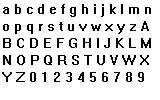
#> input picture visao-computacional/aula05/aprendizagem/lax.bmp, 160 x 100 px
$ python ex1.py
#> lines starting #> are read from the running program, lines starting #| are printed output that depends on the picture; after the words box and inside, x2 and y2 are one past the last pixel; in counts of white or black regions, pixels touching at a corner belong together
import sys

import cv2
import matplotlib.pyplot as plt
import numpy as np
from numpy.lib.stride_tricks import sliding_window_view
from sklearn import tree
from sklearn.ensemble import GradientBoostingClassifier
from sklearn.neighbors import KNeighborsClassifier


def show(windowName: str, img: np.ndarray, width: int = -1, height: int = -1, x: int = -1, y: int = -1):
  cv2.namedWindow(windowName, cv2.WINDOW_NORMAL)
  cv2.imshow(windowName, img)
  if (width > 0 and height > 0):
    cv2.resizeWindow(windowName, width, height)
  if (x >= 0 and y >= 0):
    cv2.moveWindow(windowName, x, y)


def preprocess_features(a: np.ndarray, window_size: int = 7):
  pad_size = int((window_size - 1) / 2)
  padded_a = np.pad(a, [[pad_size, pad_size], [pad_size, pad_size]], 'edge')
  b = sliding_window_view(padded_a, (window_size, window_size))
  return b.reshape((a.shape[0]*a.shape[1], window_size*window_size))


def main():
  ax = cv2.imread("aprendizagem/lax.bmp", 0)
#> ax: shape (100, 160); 87% white; black in thin lines or dots, all inside (x1, y1, x2, y2) = (2, 4, 151, 82)
  ay = cv2.imread("aprendizagem/lay.bmp", 0)
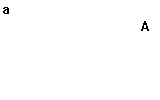
#> input picture visao-computacional/aula05/aprendizagem/lay.bmp, 160 x 100 px
#> ay: shape (100, 160); 99.6% white; black in thin lines or dots, all inside (x1, y1, x2, y2) = (3, 7, 149, 31)

  if ax.shape[0] != ay.shape[0] or ax.shape[1] != ay.shape[1]:
    sys.exit("Erro: Imagens com dimensoes diferentes")

  features = preprocess_features(ax/255, 7)
#> in preprocess_features, `padded_a = np.pad(a, [[pad_size, pad_size], [pad_size, pad_size]], 'ed..`:
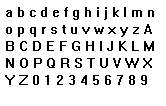
#> padded_a: shape (106, 166) float64; values 0 (black) and 1 (white), 88.2% white; black in thin lines or dots, all inside (x1, y1, x2, y2) = (5, 7, 154, 85)
  saidas = (ay/255).reshape((ay.shape[0]*ay.shape[1],))
#> saidas = 16000 values, max 1 at index 0, min 0 at index 1124, mean 0.996

  arvore = tree.DecisionTreeClassifier(criterion='entropy', random_state=42,)
  arvore = arvore.fit(features, saidas)

  qx = cv2.imread("aprendizagem/lqx.bmp", 0)
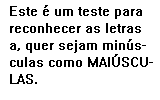
#> input picture visao-computacional/aula05/aprendizagem/lqx.bmp, 160 x 100 px
#> qx: shape (100, 160); 87.8% white; black in thin lines or dots, all inside (x1, y1, x2, y2) = (10, 5, 153, 84)
  query = preprocess_features(qx/255, 7)
#> call 2 of preprocess_features, with window_size = 7
#> in preprocess_features (call 2), `padded_a = np.pad(a, [[pad_size, pad_size], [pad_size, pad_size]], 'ed..`:
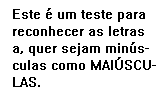
#> padded_a: shape (106, 166) float64; values 0 (black) and 1 (white), 88.9% white; black in thin lines or dots, all inside (x1, y1, x2, y2) = (13, 8, 156, 87)

  qp = arvore.predict(query)
#> qp = 16000 values, max 1 at index 0, min 0 at index 1164, mean 0.983
  qp = qp.reshape((qx.shape[0], qx.shape[1]))
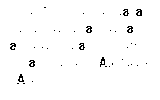
#> qp: shape (100, 160) float64; values 0 (black) and 1 (white), 98.3% white; black in thin lines or dots, all inside (x1, y1, x2, y2) = (10, 7, 147, 84)

  w = 450
  h = 400
  show('Treino', ax, width=w, height=h, x=100, y=30)
  show('Referencia', ay, width=w, height=h, x=600, y=30)
  show('Query', qx, width=w, height=h, x=100, y=550)
  show('Resultado', qp, width=w, height=h, x=600, y=550)
  cv2.waitKey(0)


if __name__ == '__main__':
  main()
